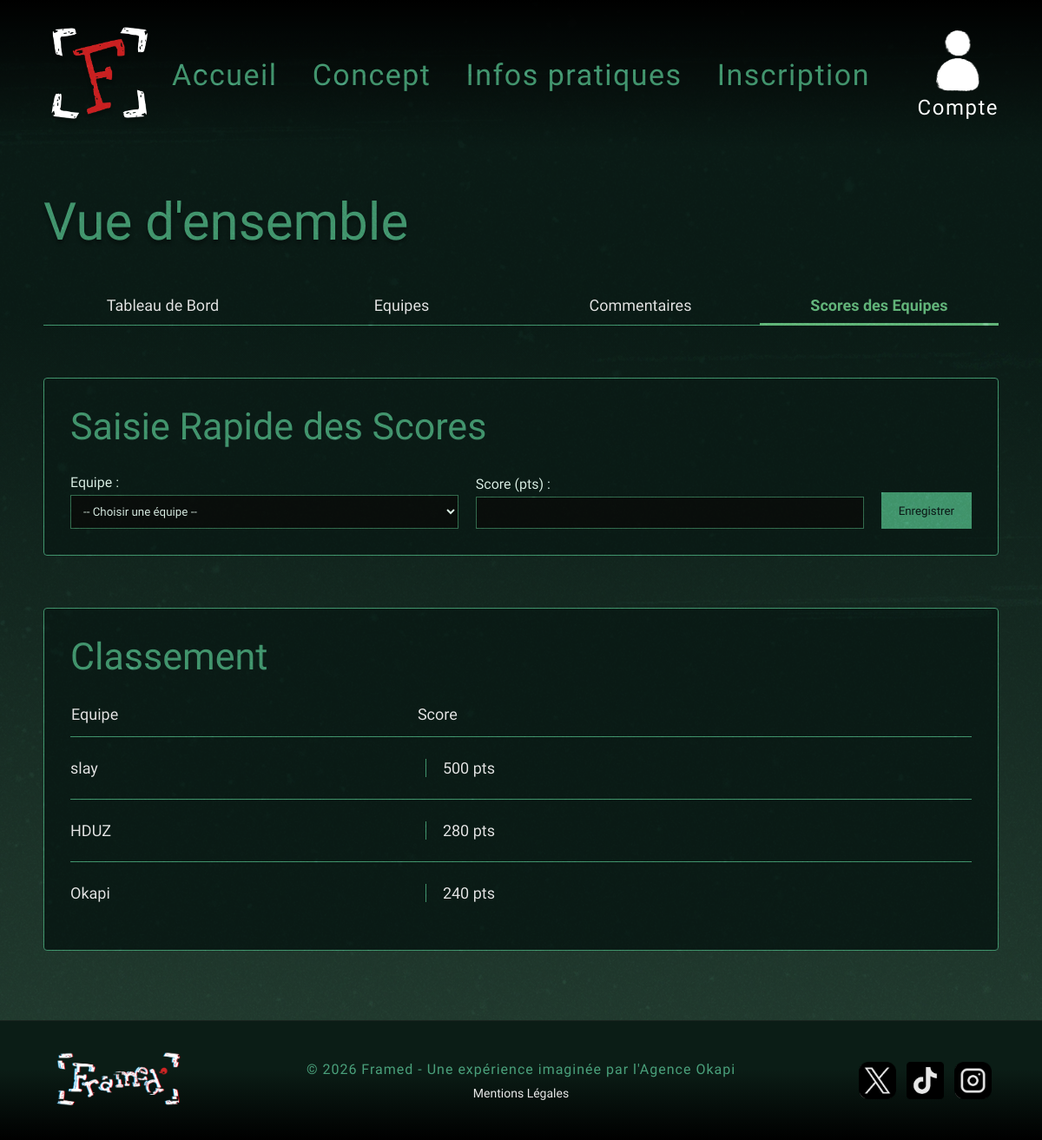
The app's page /gestion/index.php?onglet=temps with its own data.
### tables this page shows
CREATE TABLE `equipes` (
  `id_equipe` int(11) NOT NULL,
  `nom_equipe` varchar(100) NOT NULL,
  `date_creation` datetime DEFAULT current_timestamp(),
  `nb_participants` int(11) NOT NULL DEFAULT 1,
  `type_menu` varchar(50) NOT NULL DEFAULT 'Menu classique',
  `options_accessibilite` text DEFAULT NULL,
  `id_session` int(11) DEFAULT NULL,
  `score_obtenu` int(11) DEFAULT NULL,
  `score` int(11) NOT NULL DEFAULT 0
);

### gestion/index.php (called while the page is built, shortened)
<?php
require_once 'admin_model.php';
$onglet = $_GET['onglet'] ?? 'dashboard';
if ($onglet === 'equipes' || $onglet === 'temps') {
    $equipes = recupererToutesLesEquipes();
}
require_once 'admin_view.php';
?>

### gestion/admin_model.php (called while the page is built, shortened)
<?php
require_once __DIR__ . '/../conf/conf.inc.php';
function recupererToutesLesEquipes() {
    global $bdd;
    $req = $bdd->query("
        SELECT e.id_equipe, e.nom_equipe, e.nb_participants, e.type_menu,
               e.options_accessibilite, e.score_obtenu, s.date_session,
               u.nom, u.prenom, u.pseudo AS capitaine_pseudo, u.email, u.telephone
        FROM equipes e
        LEFT JOIN sessions s ON e.id_session = s.id_session
        LEFT JOIN utilisateurs u ON e.id_equipe = u.id_equipe
        ORDER BY s.date_session ASC, e.nom_equipe ASC
    ");
    return $req->fetchAll();
}
?>

### gestion/admin_view.php (the view, shortened to what this page needs)
<?php
require_once '../view/autres_pages/header.php';
?>
<div class="background-gradient-container">
    <div class="dashboard-container">
        <h1 class="dashboard-title">Vue d'ensemble</h1>
        <nav class="tabs-navigation">
            <a href="index.php?onglet=dashboard" class="tab <?= $onglet == 'dashboard' ? 'active' : '' ?>">Tableau de
                Bord</a>
            <a href="index.php?onglet=equipes" class="tab <?= $onglet == 'equipes' ? 'active' : '' ?>">Equipes</a>
            <a href="index.php?onglet=commentaires"
                class="tab <?= $onglet == 'commentaires' ? 'active' : '' ?>">Commentaires</a>
            <a href="index.php?onglet=temps" class="tab <?= $onglet == 'temps' ? 'active' : '' ?>">Scores des
                Equipes</a>
        </nav>
        <?php if ($onglet === 'dashboard'): ?>
            <?php
            $elementsParPage = 3;
            $pageActuelle = isset($_GET['page']) ? (int) $_GET['page'] : 1;
            if ($pageActuelle < 1) {
                $pageActuelle = 1;
            }
            $totalSessions = count($sessions);
            $totalPages = ceil($totalSessions / $elementsParPage);
            if ($pageActuelle > $totalPages && $totalPages > 0) {
                $pageActuelle = $totalPages;
            }
            $offset = ($pageActuelle - 1) * $elementsParPage;
            $sessionsAffichees = array_slice($sessions, $offset, $elementsParPage);
            ?>
            <div class="dashboard-stats">
                <div class="stat-card">
                    <div class="stat-value">4,7/5</div>
                    <div class="stat-label">Note globale sur<br>le site web</div>
                </div>
                <div class="stat-card">
                    <div class="stat-value"><?= htmlspecialchars($stats['joueurs_attendus'] ?? 0) ?></div>
                    <div class="stat-label">Joueurs attendus<br>cette semaine</div>
                </div>
                <div class="stat-card">
                    <div class="stat-value"><?= htmlspecialchars($stats['avis_attente'] ?? 0) ?></div>
                    <div class="stat-label">Avis en attente<br>de validation</div>
                </div>
                <div class="stat-card">
                    <div class="stat-value"><?= htmlspecialchars($stats['taux_reussite'] ?? 0) ?>%</div>
                    <div class="stat-label">Taux de réussite les<br>30 derniers jours</div>
                </div>
            </div>
            <div class="dashboard-table-container">
                <h2 class="table-title">Sessions à venir</h2>
                <table class="dashboard-table">
                    <thead>
                        <tr>
                            <th>Date</th>
                            <th>Equipe</th>
                            <th>Nb. de Joueurs</th>
                            <th>Statut</th>
                        </tr>
                    </thead>
                    <tbody>
                        <?php if (!empty($sessionsAffichees)): ?>
                            <?php foreach ($sessionsAffichees as $index => $session): ?>
                                <?php
                                $isLast = ($index === count($sessionsAffichees) - 1);
                                $classNoBorder = $isLast ? 'no-border-bottom' : '';
                                ?>
                                <tr>
                                    <td class="<?= $classNoBorder ?>">
                                        <?= date('d/m/Y H:i', strtotime($session['date_session'])) ?>
                                    </td>
                                    <td class="border-left <?= $classNoBorder ?>">
                                        <?= htmlspecialchars($session['nom_equipe'] ?? '—') ?>
                                    </td>
                                    <td class="border-left <?= $classNoBorder ?>">
                                        <?= $session['nb_participants'] ?? '—' ?>
                                    </td>
                                    <td class="border-left <?= $classNoBorder ?>">
                                        <?= $session['est_complete'] ? 'Complet' : 'Ouvert' ?>
                                    </td>
                                </tr>
                            <?php endforeach; ?>
                        <?php else: ?>
                            <tr>
                                <td colspan="4" class="no-border-bottom" style="text-align: center; padding: 20px;">Aucune
                                    session à
                                    venir pour le moment.</td>
                            </tr>
                        <?php endif; ?>
                    </tbody>
                </table>
                <div class="table-pagination">
                    <?php if ($pageActuelle > 1): ?>
                        <a href="index.php?onglet=dashboard&page=<?= $pageActuelle - 1 ?>">◀</a>
                    <?php else: ?>
                        <span style="color: rgba(232, 232, 232, 0.3); margin: 0 5px;">◀</span>
                    <?php endif; ?>
                    Page <?= $pageActuelle ?>/<?= max(1, $totalPages) ?>
                    <?php if ($pageActuelle < $totalPages): ?>
                        <a href="index.php?onglet=dashboard&page=<?= $pageActuelle + 1 ?>">▶</a>
                    <?php else: ?>
                        <span style="color: rgba(232, 232, 232, 0.3); margin: 0 5px;">▶</span>
                    <?php endif; ?>
                </div>
            </div>
            <<?php elseif ($onglet === 'temps'): ?>
        <div class="dashboard-table-container" style="margin-bottom: 40px;">
            <h2 class="table-title">Saisie Rapide des Scores</h2>
            <form action="index.php" method="POST" style="display: flex; gap: 20px; align-items: flex-end;">
                <div style="flex: 1;">
                    <label style="display: block; font-family: 'Besley', serif; color: #e0f2e9; margin-bottom: 5px;">Equipe
                        :</label>
                    <select name="id_equipe" required
                        style="width: 100%; padding: 10px; background-color: #0a0f0c; color: #e0f2e9; border: 1px solid #3a7a58; font-family: 'Besley', serif;">
                        <option value="">-- Choisir une équipe --</option>
                    </select>
                </div>
                <div style="flex: 1;">
                    <label style="display: block; font-family: 'Besley', serif; color: #e0f2e9; margin-bottom: 5px;">Score
                        (pts) :</label>
                    <input type="number" name="score" required
                        style="width: 100%; padding: 10px; background-color: #0a0f0c; color: #e0f2e9; border: 1px solid #3a7a58; font-family: 'Besley', serif; box-sizing: border-box;">
                </div>
                <button type="submit"
                    style="background-color: #4aa07b; color: #0b1e18; border: none; padding: 10px 20px; font-family: 'Special Elite', cursive; cursor: pointer; height: 42px;">Enregistrer</button>
            </form>
        </div>
        <div class="dashboard-table-container">
            <h2 class="table-title">Classement</h2>
            <table class="dashboard-table">
                <thead>
                    <tr>
                        <th>Equipe</th>
                        <th>Score</th>
                    </tr>
                </thead>
                <tbody>
                    <?php if (!empty($equipes)): ?>
                        <?php
                        $equipesClassees = array_filter($equipes, function ($eq) {
                            return !empty($eq['score_obtenu']) && $eq['score_obtenu'] > 0;
                        });
                        if (!empty($equipesClassees)):
                            usort($equipesClassees, function ($a, $b) {
                                return $b['score_obtenu'] <=> $a['score_obtenu'];
                            });
                            foreach ($equipesClassees as $index => $eq):
                                $isLast = ($index === count($equipesClassees) - 1);
                                $classNoBorder = $isLast ? 'no-border-bottom' : '';
                                ?>
                                <tr>
                                    <td class="<?= $classNoBorder ?>"><?= htmlspecialchars($eq['nom_equipe']) ?></td>
                                    <td class="border-left <?= $classNoBorder ?>"><?= htmlspecialchars($eq['score_obtenu']) ?> pts
                                    </td>
                                </tr>
                            <?php endforeach; ?>
                        <?php endif; ?>
                    <?php endif; ?>
                </tbody>
            </table>
        </div>
    <?php endif; ?>
</div>
</div>
<?php require_once '../view/autres_pages/footer.php'; ?>

### style.css (style rules this page uses)
body { background-color: #0b1d16; margin: 0; position: relative; font-family: "Special Elite", cursive; display: flex; flex-direction: column; min-height: 100vh; }
body::before { content: ""; position: absolute; top: 0; left: 0; width: 100%; height: 100%; background-image: url("view/img/glitch.webp"); background-repeat: repeat; mix-blend-mode: overlay; pointer-events: none; z-index: 9999; }
nav { width: 100%; padding: 20px 50px; display: flex; align-items: center; justify-content: space-between; }
.background-gradient-container { background: linear-gradient(to bottom, #0b1e18 0%, #0b1e18 31%, #254134 100%); width: 100%; min-height: 100vh; overflow: hidden; }
.tab { flex: 1; padding: 15px 10px; text-align: center; font-family: "Special Elite", cursive; font-size: 16px; color: #e8e8e8; border: 2px solid #4aa07b; background-color: transparent; cursor: default; }
.tab.active { background-color: #4aa07b; color: #0b1e18; font-weight: bold; }
.tabs-navigation { display: flex; justify-content: space-between; border-bottom: 1px solid #4aa07b; margin-bottom: 30px; padding: 0; }
.tabs-navigation .tab { padding: 10px 15px; font-family: "Special Elite", cursive; color: #e8e8e8; font-size: 18px; cursor: pointer; background-color: transparent; border: none; border-bottom: 3px solid transparent; margin-bottom: -1px; white-space: nowrap; text-decoration: none; }
.tabs-navigation .tab.active { color: #6ebd87 !important; border-bottom: 3px solid #6ebd87; }
.dashboard-container { max-width: 1100px; margin: 0 auto; padding-top: 180px; padding-bottom: 40px; }
.dashboard-title { font-family: "Special Elite", cursive; color: #4aa07b; font-size: 60px; font-weight: normal; margin-bottom: 40px; text-shadow: 0 4px 4px rgba(0, 0, 0, 0.4); }
.dashboard-table-container { border: 1px solid #4aa07b; padding: 30px; border-radius: 4px; background-color: #0b1e18; margin-bottom: 40px; margin-top: 60px; }
.table-title { font-family: "Special Elite", cursive; color: #4aa07b; font-size: 43px; font-weight: normal; margin-top: 0; margin-bottom: 30px; }
.dashboard-table { width: 100%; border-collapse: collapse; }
.dashboard-table th { font-family: "Besley", serif; color: #e8e8e8; font-size: 18px; font-weight: normal; text-align: left; padding-bottom: 15px; border-bottom: 1px solid #4aa07b; }
.dashboard-table td { font-family: "Besley", serif; color: #e8e8e8; font-size: 18px; padding: 25px 0; border-bottom: 1px solid #4aa07b; position: relative; }
.dashboard-table td.no-border-bottom { border-bottom: none; }
.dashboard-table td.border-left { padding-left: 30px; }
.dashboard-table td.border-left::before { content: ""; position: absolute; left: 10px; top: 35%; bottom: 35%; width: 1px; background-color: #4aa07b; }

### records on screen
equipes: nom_equipe "slay", score_obtenu "500"
equipes: nom_equipe "HDUZ", score_obtenu "280"
equipes: nom_equipe "Okapi", score_obtenu "240"
